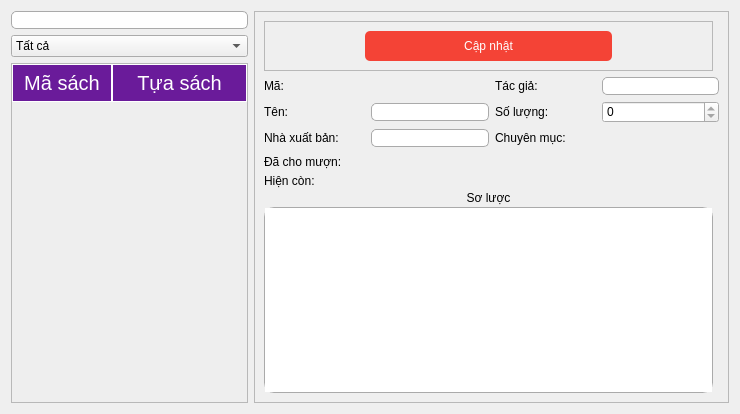
      <widget class="QWidget" name="books">
       <attribute name="title">
        <string>Quản lý sách</string>
       </attribute>
       <layout class="QGridLayout" name="gridLayout_6">
        <item row="0" column="0">
         <layout class="QHBoxLayout" name="horizontalLayout_6" stretch="1,2">
          <item>
           <layout class="QVBoxLayout" name="verticalLayout_4">
            <item>
             <widget class="QLineEdit" name="searchBook">
              <property name="styleSheet">
               <string notr="true">background: none;border: 1px solid #aaa;
border-radius: 5px;</string>
              </property>
             </widget>
            </item>
            <item>
             <widget class="QComboBox" name="category">
              <property name="maxVisibleItems">
               <number>15</number>
              </property>
              <item>
               <property name="text">
                <string>Tất cả</string>
               </property>
              </item>
              <item>
               <property name="text">
                <string>Bách khoa toàn thư</string>
               </property>
              </item>
              <item>
               <property name="text">
                <string>Châm biếm</string>
               </property>
              </item>
              <item>
               <property name="text">
                <string>Du lịch</string>
               </property>
              </item>
              <item>
               <property name="text">
                <string>Địa lý</string>
               </property>
              </item>
              <item>
               <property name="text">
                <string>Hành động và phiêu lưu</string>
               </property>
              </item>
              <item>
               <property name="text">
                <string>Huyền bí</string>
               </property>
              </item>
              <item>
               <property name="text">
                <string>Khoa học</string>
               </property>
              </item>
              <item>
               <property name="text">
                <string>Khoa học viễn tưởng</string>
               </property>
              </item>
              <item>
               <property name="text">
                <string>Kịch</string>
               </property>
              </item>
              <item>
               <property name="text">
                <string>Kinh dị</string>
               </property>
              </item>
              <item>
               <property name="text">
                <string>Kinh tế</string>
               </property>
              </item>
              <item>
               <property name="text">
                <string>Lãng mạn</string>
               </property>
              </item>
              <item>
               <property name="text">
                <string>Lịch sử</string>
               </property>
              </item>
              <item>
               <property name="text">
                <string>Nghệ thuật</string>
               </property>
              </item>
              <item>
               <property name="text">
                <string>Nhật ký</string>
               </property>
              </item>
              <item>
               <property name="text">
                <string>Sách nấu ăn</string>
               </property>
              </item>
              <item>
               <property name="text">
                <string>Sức khỏe</string>
               </property>
              </item>
              <item>
               <property name="text">
                <string>Tạp chí</string>
               </property>
              </item>
              <item>
               <property name="text">
                <string>Thơ</string>
               </property>
              </item>
              <item>
               <property name="text">
                <string>Tiểu sử</string>
               </property>
              </item>
              <item>
               <property name="text">
                <string>Toán</string>
               </property>
              </item>
              <item>
               <property name="text">
                <string>Tôn giáo</string>
               </property>
              </item>
              <item>
               <property name="text">
                <string>Chính trị</string>
               </property>
              </item>
              <item>
               <property name="text">
                <string>Trẻ em</string>
               </property>
              </item>
              <item>
               <property name="text">
                <string>Truyện tranh</string>
               </property>
              </item>
              <item>
               <property name="text">
                <string>Từ điển</string>
               </property>
              </item>
             </widget>
            </item>
            <item>
             <widget class="QTableWidget" name="bookTable">
              <property name="styleSheet">
               <string notr="true">QHeaderView::section {
    background-color: #6A1B9A;
	padding: 4px;
    border: 1px solid #fff;
	color: #fff;
    font-size: 15pt;
	font-family: &quot;Myriad Pro Cond&quot;;
}

QTableWidget {
	background-color: #eee;
    gridline-color: #fffff8;
    font-size: 15pt;
}

QTableWidget QTableCornerButton::section {
    background-color: #646464;
    border: 1px solid #fffff8;
}
</string>
              </property>
              <property name="editTriggers">
               <set>QAbstractItemView::NoEditTriggers</set>
              </property>
              <property name="selectionBehavior">
               <enum>QAbstractItemView::SelectRows</enum>
              </property>
              <property name="sortingEnabled">
               <bool>true</bool>
              </property>
              <attribute name="horizontalHeaderHighlightSections">
               <bool>false</bool>
              </attribute>
              <attribute name="horizontalHeaderStretchLastSection">
               <bool>true</bool>
              </attribute>
              <attribute name="verticalHeaderVisible">
               <bool>false</bool>
              </attribute>
              <column>
               <property name="text">
                <string>Mã sách</string>
               </property>
              </column>
              <column>
               <property name="text">
                <string>Tựa sách</string>
               </property>
              </column>
             </widget>
            </item>
           </layout>
          </item>
          <item>
           <widget class="QFrame" name="frame_4">
            <property name="styleSheet">
             <string notr="true">background: none;</string>
            </property>
            <property name="frameShape">
             <enum>QFrame::StyledPanel</enum>
            </property>
            <property name="frameShadow">
             <enum>QFrame::Raised</enum>
            </property>
            <layout class="QGridLayout" name="gridLayout_7" rowstretch="1,4,10">
             <item row="1" column="0" colspan="2">
              <layout class="QGridLayout" name="gridLayout">
               <item row="1" column="1">
                <layout class="QHBoxLayout" name="horizontalLayout_10" stretch="1,2">
                 <item>
                  <widget class="QLabel" name="label_11">
                   <property name="minimumSize">
                    <size>
                     <width>101</width>
                     <height>16</height>
                    </size>
                   </property>
                   <property name="text">
                    <string>Tác giả:</string>
                   </property>
                  </widget>
                 </item>
                 <item>
                  <widget class="QLineEdit" name="bookAu">
                   <property name="styleSheet">
                    <string notr="true">border: 1px solid #aaa;
border-radius: 5px;</string>
                   </property>
                   <property name="readOnly">
                    <bool>true</bool>
                   </property>
                  </widget>
                 </item>
                </layout>
               </item>
               <item row="3" column="0">
                <layout class="QHBoxLayout" name="horizontalLayout_8" stretch="1,2">
                 <item>
                  <widget class="QLabel" name="label_13">
                   <property name="minimumSize">
                    <size>
                     <width>101</width>
                     <height>16</height>
                    </size>
                   </property>
                   <property name="text">
                    <string>Nhà xuất bản:</string>
                   </property>
                  </widget>
                 </item>
                 <item>
                  <widget class="QLineEdit" name="bookPub">
                   <property name="styleSheet">
                    <string notr="true">border: 1px solid #aaa;
border-radius: 5px;</string>
                   </property>
                   <property name="readOnly">
                    <bool>true</bool>
                   </property>
                  </widget>
                 </item>
                </layout>
               </item>
               <item row="2" column="1">
                <layout class="QHBoxLayout" name="horizontalLayout_11" stretch="1,2">
                 <item>
                  <widget class="QLabel" name="label_15">
                   <property name="minimumSize">
                    <size>
                     <width>101</width>
                     <height>16</height>
                    </size>
                   </property>
                   <property name="text">
                    <string>Số lượng:</string>
                   </property>
                  </widget>
                 </item>
                 <item>
                  <widget class="QSpinBox" name="bookQuantity">
                   <property name="readOnly">
                    <bool>true</bool>
                   </property>
                  </widget>
                 </item>
                </layout>
               </item>
               <item row="3" column="1">
                <layout class="QHBoxLayout" name="horizontalLayout_9">
                 <item>
                  <widget class="QLabel" name="label_12">
                   <property name="text">
                    <string>Chuyên mục:</string>
                   </property>
                  </widget>
                 </item>
                 <item>
                  <widget class="QLabel" name="bookCategory">
                   <property name="minimumSize">
                    <size>
                     <width>128</width>
                     <height>16</height>
                    </size>
                   </property>
                   <property name="text">
                    <string/>
                   </property>
                  </widget>
                 </item>
                </layout>
               </item>
               <item row="2" column="0">
                <layout class="QHBoxLayout" name="horizontalLayout_5" stretch="1,2">
                 <item>
                  <widget class="QLabel" name="label_10">
                   <property name="minimumSize">
                    <size>
                     <width>101</width>
                     <height>16</height>
                    </size>
                   </property>
                   <property name="text">
                    <string>Tên:</string>
                   </property>
                  </widget>
                 </item>
                 <item>
                  <widget class="QLineEdit" name="bookName_2">
                   <property name="styleSheet">
                    <string notr="true">border: 1px solid #aaa;
border-radius: 5px;</string>
                   </property>
                   <property name="readOnly">
                    <bool>true</bool>
                   </property>
                  </widget>
                 </item>
                </layout>
               </item>
               <item row="1" column="0">
                <layout class="QHBoxLayout" name="horizontalLayout_7" stretch="1,2">
                 <item>
                  <widget class="QLabel" name="label_14">
                   <property name="minimumSize">
                    <size>
                     <width>101</width>
                     <height>16</height>
                    </size>
                   </property>
                   <property name="text">
                    <string>Mã:</string>
                   </property>
                  </widget>
                 </item>
                 <item>
                  <widget class="QLabel" name="bookID">
                   <property name="text">
                    <string/>
                   </property>
                  </widget>
                 </item>
                </layout>
               </item>
              </layout>
             </item>
             <item row="2" column="0">
              <layout class="QVBoxLayout" name="verticalLayout_8" stretch="1,1,12">
               <property name="spacing">
                <number>2</number>
               </property>
               <item>
                <layout class="QHBoxLayout" name="horizontalLayout_12" stretch="1,2">
                 <item>
                  <widget class="QLabel" name="label_18">
                   <property name="text">
                    <string>Đã cho mượn:</string>
                   </property>
                  </widget>
                 </item>
                 <item>
                  <widget class="QLabel" name="bookLent">
                   <property name="text">
                    <string/>
                   </property>
                  </widget>
                 </item>
                </layout>
               </item>
               <item>
                <layout class="QHBoxLayout" name="horizontalLayout_13" stretch="1,2">
                 <item>
                  <widget class="QLabel" name="label_20">
                   <property name="text">
                    <string>Hiện còn:</string>
                   </property>
                  </widget>
                 </item>
                 <item>
                  <widget class="QLabel" name="bookRemain">
                   <property name="text">
                    <string/>
                   </property>
                  </widget>
                 </item>
                </layout>
               </item>
               <item>
                <layout class="QVBoxLayout" name="verticalLayout_5">
                 <item>
                  <widget class="QLabel" name="label_16">
                   <property name="text">
                    <string>Sơ lược</string>
                   </property>
                   <property name="alignment">
                    <set>Qt::AlignCenter</set>
                   </property>
                  </widget>
                 </item>
                 <item>
                  <widget class="QTextEdit" name="bookIntro">
                   <property name="styleSheet">
                    <string notr="true">border: 1px solid #aaa;
border-radius: 10px;</string>
                   </property>
                   <property name="readOnly">
                    <bool>true</bool>
                   </property>
                  </widget>
                 </item>
                </layout>
               </item>
              </layout>
             </item>
             <item row="0" column="0">
              <widget class="QFrame" name="frame_5">
               <property name="frameShape">
                <enum>QFrame::StyledPanel</enum>
               </property>
               <property name="frameShadow">
                <enum>QFrame::Raised</enum>
               </property>
               <layout class="QHBoxLayout" name="horizontalLayout_29">
                <property name="leftMargin">
                 <number>100</number>
                </property>
                <property name="rightMargin">
                 <number>100</number>
                </property>
                <item>
                 <widget class="QPushButton" name="bookChange">
                  <property name="cursor">
                   <cursorShape>PointingHandCursor</cursorShape>
                  </property>
                  <property name="styleSheet">
                   <string notr="true">QPushButton{
	height: 30px;
	border-width: 0px;
	border-radius: 5px;
	background-color: #F44336;
	color: #fff;
	outline: none;
	font: 15pt &quot;Myriad Pro Cond&quot;;
}
QPushButton:hover{
	background-color: #EF5350;
}</string>
                  </property>
                  <property name="text">
                   <string>Cập nhật</string>
                  </property>
                 </widget>
                </item>
               </layout>
              </widget>
             </item>
            </layout>
           </widget>
          </item>
         </layout>
        </item>
       </layout>
      </widget>
